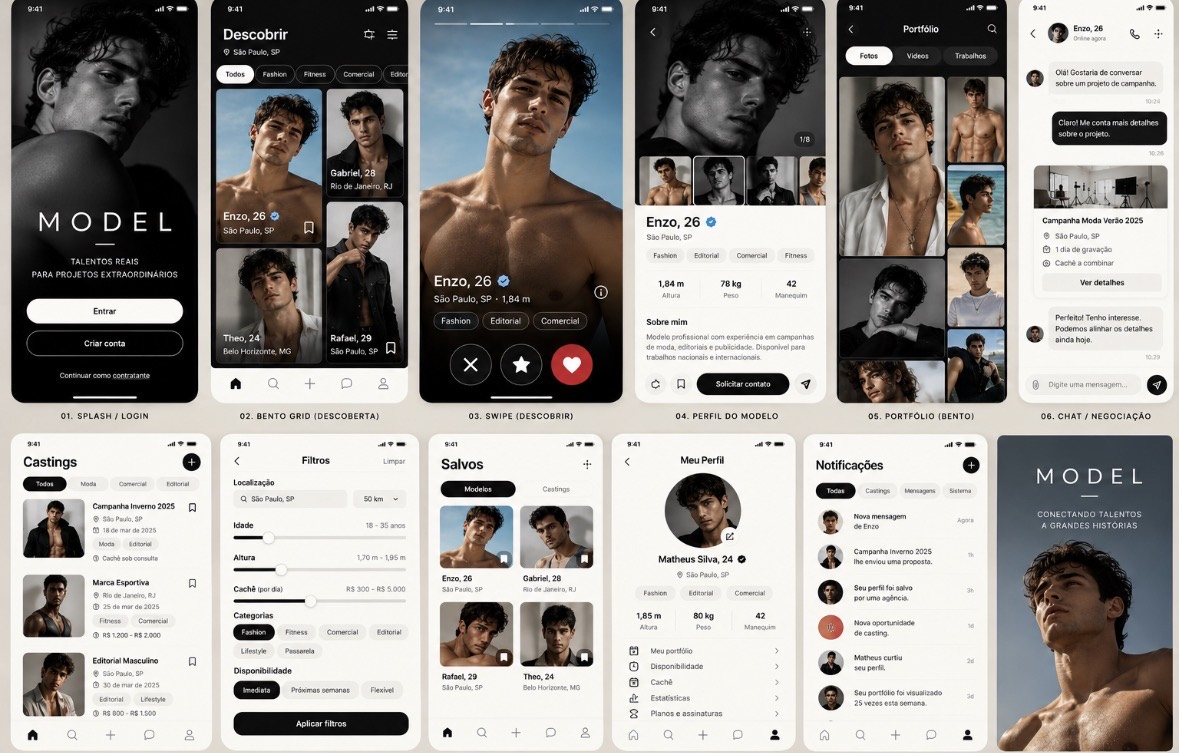
#> input picture MODEL_assets_v1/originais/mockup-geral.jpg, 1179 x 753 px
$ python soften_name_type.py
#> lines starting #> are read from the running program, lines starting #| are printed output that depends on the picture; after the words box and inside, x2 and y2 are one past the last pixel; in counts of white or black regions, pixels touching at a corner belong together
#!/usr/bin/env python3
"""Uniform white UI paths with geometric AA only; no photographic RGB in SVG."""
from pathlib import Path
from PIL import Image,ImageFilter,ImageDraw
import json,hashlib,xml.etree.ElementTree as ET
ROOT=Path(__file__).resolve().parents[2];OUT=ROOT/'assets'
source=Image.open(ROOT.parent/'MODEL_assets_v1/originais/mockup-geral.jpg').convert('RGB').crop((420,0,623,404))
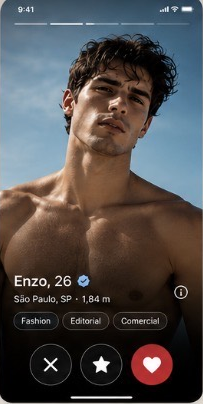
#> source: PIL image 203x404 RGB; mean R, G, B 79.6, 76.2, 76.3
x1,y1,w,h=11,272,66,21
core=Image.new('L',(w,h),0)
#> core: PIL image 66x21 L; every value is 0
for y in range(h):
 for x in range(w):
  p=source.getpixel((x+x1,y+y1))
  if max(p)>=120 and min(p)>=100 and max(p)-min(p)<=60:core.putpixel((x,y),255)
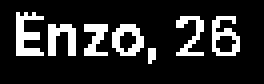
#> core: PIL image 66x21 L (shown 4 times larger); 16.2% white in thin lines or dots, all inside (x1, y1, x2, y2) = (4, 3, 60, 16)
dilated=core.filter(ImageFilter.MaxFilter(3));ring=Image.new('L',(w,h),0)
#> after `dilated = core.filter(ImageFilter.MaxFilter(3))`:
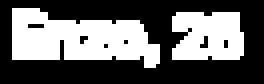
#> dilated: PIL image 66x21 L (shown 4 times larger); 39.8% white; 2 white regions, box (x1, y1, x2, y2) and area: (3, 2, 40, 17) 362, (43, 3, 61, 15) 189
for y in range(h):
 for x in range(w):
  if dilated.getpixel((x,y)) and not core.getpixel((x,y)):ring.putpixel((x,y),255)
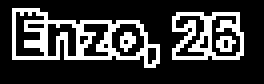
#> ring: PIL image 66x21 L (shown 4 times larger); 23.5% white in thin lines or dots, all inside (x1, y1, x2, y2) = (3, 2, 61, 17)
def trace(mask):
 out=[]
 for y in range(h):
  x=0
  while x<w:
   if not mask.getpixel((x,y)):x+=1;continue
   start=x
   while x<w and mask.getpixel((x,y)):x+=1
   out.append(f'M{start} {y}h{x-start}v1H{start}z')
 return ''.join(out)
svg=f'''<svg xmlns="http://www.w3.org/2000/svg" viewBox="0 0 {w} {h}" width="{w}" height="{h}"><defs><filter id="type-aa" x="-10%" y="-30%" width="120%" height="160%" color-interpolation-filters="sRGB"><feGaussianBlur stdDeviation="0.35"/></filter></defs><g fill="#fafafa" filter="url(#type-aa)"><path opacity="0.2" d="{trace(ring)}"/><path d="{trace(core)}"/></g></svg>\n'''
p=OUT/'name-type.svg';p.write_text(svg)
ET.parse(p)
assert '<image' not in svg and 'href' not in svg
coverage=Image.new('L',(w,h),0)
coverage.paste(51,mask=ring);coverage.paste(255,mask=core)
coverage=coverage.filter(ImageFilter.GaussianBlur(.35))
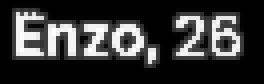
#> coverage: PIL image 66x21 L (shown 4 times larger); min 0, max 255, mean 53.4
preview=Image.new('RGB',(w*8,h*8),'#282828')
#> preview: PIL image 528x168 RGB; every value is 40
large=coverage.resize((w*8,h*8),Image.Resampling.BICUBIC)
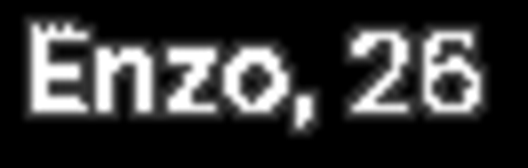
#> large: PIL image 528x168 L; min 0, max 255, mean 53.3
preview.paste('#fafafa',mask=large)
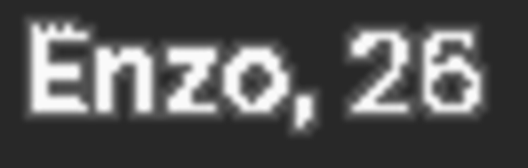
#> preview: PIL image 528x168 RGB; min 40, max 250, mean 83.9
preview.save(OUT/'derivados/name-type-aa-preview.png')
#> (the run stopped early here; a loop or call above may not have finished)
